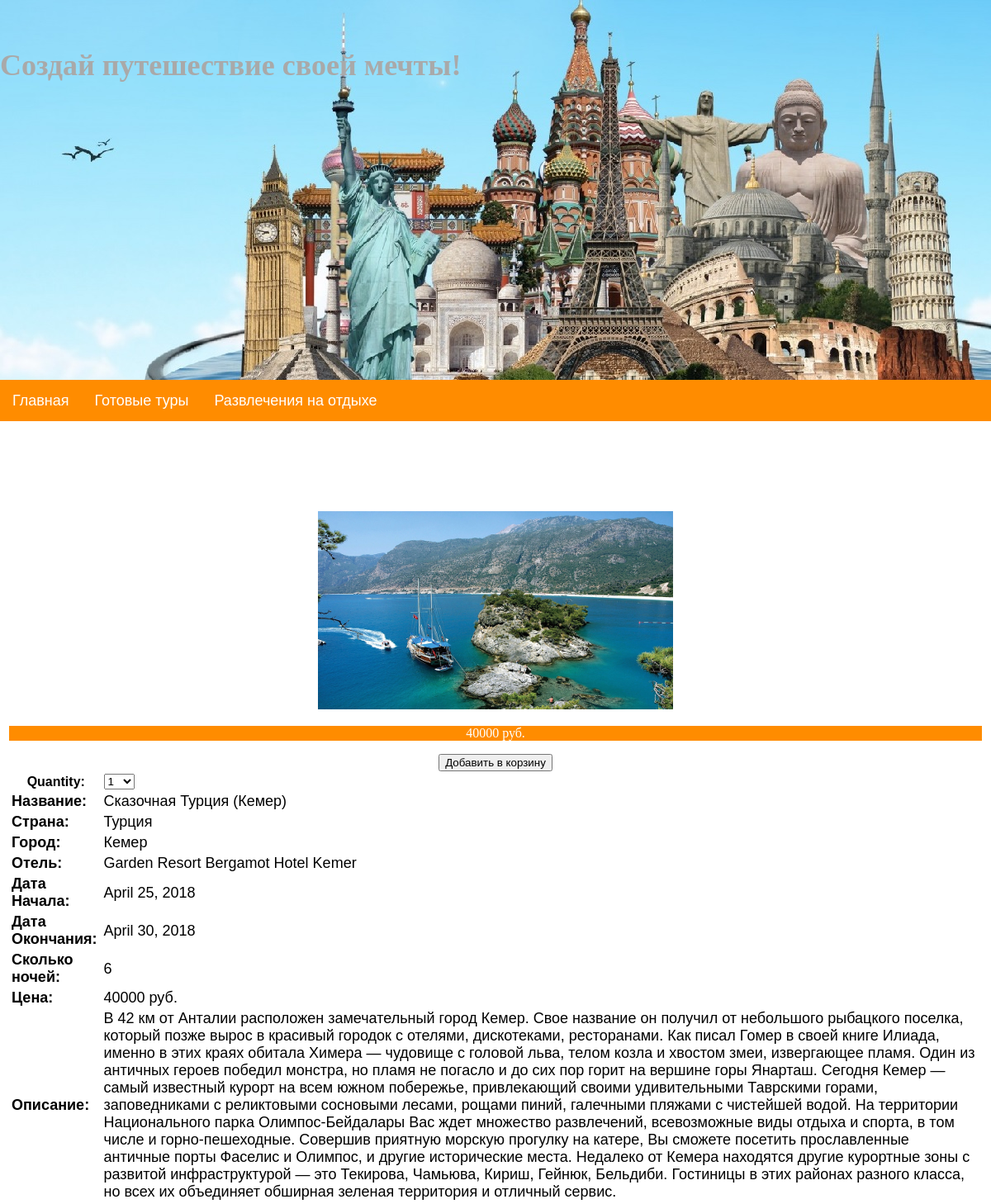
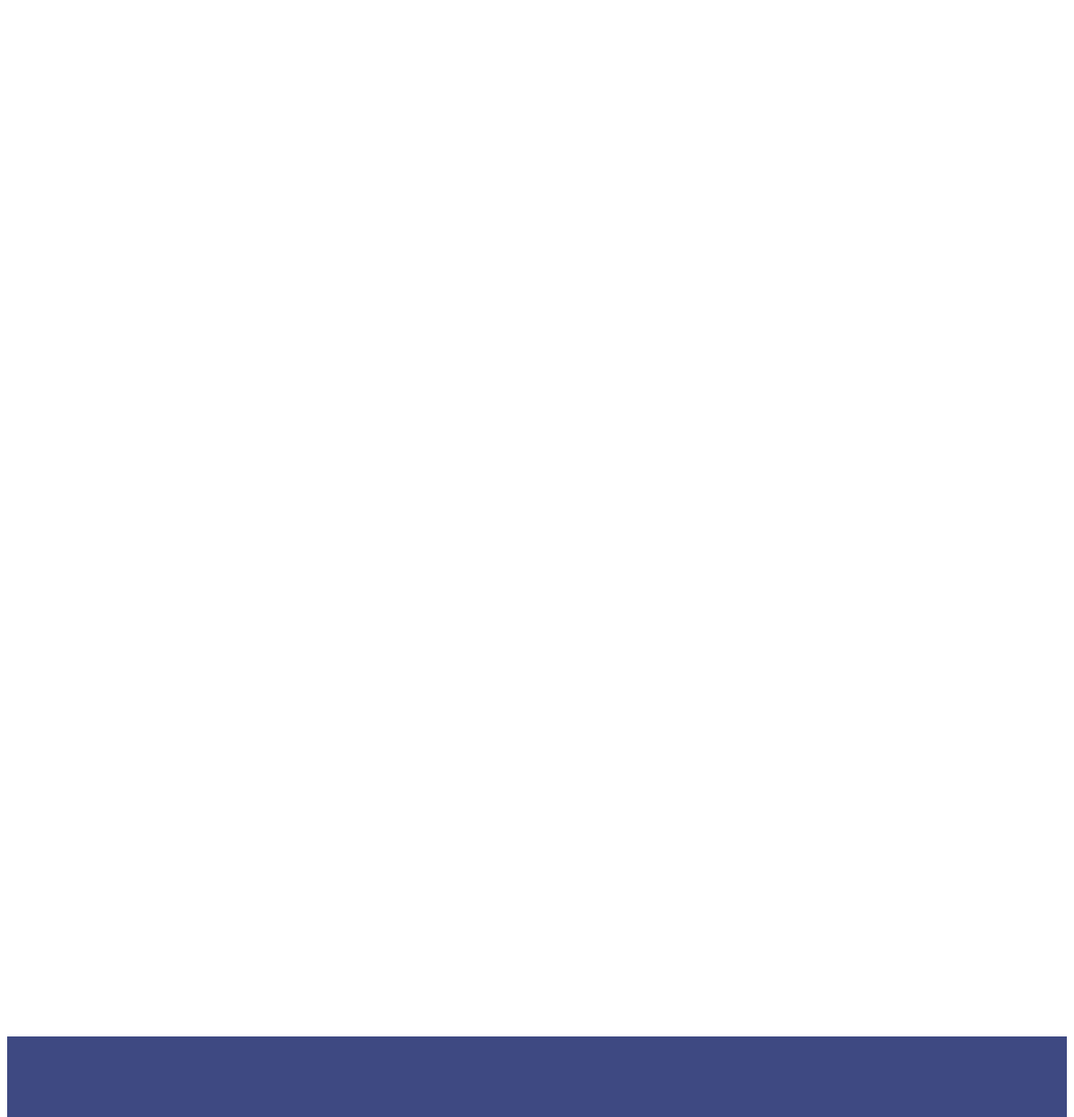
/5/kemer/, run on the app's committed database (2 pictures, top to bottom).
### catalog/models.py (models this page shows, shortened)
class Tour(models.Model):
    TourName = models.CharField(max_length=50)
    TourDateStart = models.DateField(auto_now=False, auto_now_add=False)
    TourDateEnd = models.DateField(auto_now=False, auto_now_add=False)
    TourDuration = models.IntegerField()
    ContactCount = models.IntegerField()
    PriceAdult = models.IntegerField()
    PriceChild = models.IntegerField()
    TourCountry = models.ForeignKey(Country,  on_delete = models.CASCADE,)
    TourCategory = models.ForeignKey(Category,  on_delete = models.CASCADE,)
    TourImage = models.ImageField(upload_to='media/catalog')
    Comments= models.TextField()
    slug = models.CharField(max_length=200)

class Country(models.Model):
    CountryName = models.CharField(max_length=50)
    def __str__(self):
        return   (self.CountryName)

class Point(models.Model):
    PointName = models.CharField(max_length=50)
    PointDuration = models.IntegerField()
    DateArrival = models.DateField(auto_now=False, auto_now_add=False)
    DateDeparture = models.DateField(auto_now=False, auto_now_add=False)
    PointCity = models.ForeignKey(City,  on_delete = models.CASCADE,)
    PointTour = models.ForeignKey(Tour,  on_delete = models.CASCADE,)
    PointHotel = models.ForeignKey(Hotel,  on_delete = models.CASCADE,)

class City(models.Model):
    CityName = models.CharField(max_length=50)
    def __str__(self):
        return  (self.CityName)

class Hotel(models.Model):
    HotelName = models.CharField(max_length=50)
    HotelStars = models.IntegerField()
    HotelFood = models.CharField(max_length=50)
    def __str__(self):
        return  (self.HotelName)

### catalog/views.py (the view)
# urls.py: url(r'^(?P<id>\d+)/(?P<slug>[-\w]+)/$', views.ProductDetail, name='detail'),
def ProductDetail(request, id, slug):
    tour = get_object_or_404(Tour, id=id, slug=slug)
    point = get_object_or_404(Point, PointTour=tour)
    cart_product_form = CartAddProductForm()
    return render(request, 'catalog/detail.html', {'tour': tour, 'point': point,
                                                   'cart_product_form': cart_product_form })

### cart/forms.py
class CartAddProductForm(forms.Form):
    quantity = forms.TypedChoiceField(choices=PRODUCT_QUANTITY_CHOICES, coerce=int)
    update = forms.BooleanField(required=False, initial=False, widget=forms.HiddenInput)

### catalog/templates/catalog/detail.html (shortened to what this page needs)
{% extends "catalog/base.html" %}
{% block content %}
  <div id = "content">
     <table border="0" align="center" width="100%" >
         <tr>
            <td align="center" width="50%" ><img height="240" width="430" src="{{tour.TourImage.url}}">
     <table align="left" style='font-family:"Arial"' >
         <form  action="{% url 'cart:CartAdd' tour.id %}" method="post">
             <p style='text-decoration: none;  text-decoration: none; background:#FF8C00; color:#fff;'>{{ tour.PriceAdult}} руб.</p>
              {{ cart_product_form }}
              <input type="submit" value="Добавить в корзину">
             </form>
            <tr><td align="left"><font size=4><b>Название: </b></font></td>
            <td><font size=4>{{ tour.TourName }}</font></td></tr>
            <tr ><td  align="left" ><font size=4><b>Страна: </b></font></td>
            <td><font size=4>{{tour.TourCountry}}</font></td></tr>
            <tr ><td style='text-decoration: none;'align="left" ><font size=4><b>Город: </b></font></td>
            <td><font size=4>{{point.PointCity}}</font></td></tr>
            <tr ><td style='text-decoration: none;'align="left" ><font size=4><b>Отель: </b></font></td>
            <td><font size=4>{{point.PointHotel}}</font></td></tr>
            <tr class="tablefont"><td align="left"><font size=4><b>Дата Начала: </b></font></td>
            <td> <font size=4>{{tour.TourDateStart}}</font></td></tr>
	        <tr class="tablefont"><td align="left"><font size=4><b>Дата Окончания: </b></font></td>
            <td><font size=4>{{tour.TourDateEnd}}</font></td></tr>
	        <tr class="tablefont"><td align="left"><font size=4><b>Сколько ночей: </b></font></td>
            <td><font size=4>{{tour.TourDuration}}</font></td></tr>
	        <tr class="tablefont"><td align="left"><font size=4><b>Цена: </b></font></td>
            <td><font size=4>{{tour.PriceAdult}} руб.</font></td></tr>
             <tr class="tablefont"><td align="left"><font size=4><b>Описание: </b></font></td>
             <td><font size=4>{{tour.Comments}}</font></td></tr>
   </table>
   </td>
   </tr>
   </table>
      {% endblock %}

### static/style.css (style rules this page uses)
#content { position:relative; top:590px; height: 2000px; }

### data on the page
Tour: TourImage (picture), PriceAdult "40000", TourName "Сказочная Турция (Кемер)", TourCountry "Турция", TourDateStart "April 25, 2018", TourDateEnd "April 30, 2018", TourDuration "6", Comments "В 42 км от Анталии расположен замечательный город Кемер. Свое название он получил от небольшого рыбацкого поселка, который позже вырос в красивый городок с отелями, дискотеками, ресторанами. Как писал Гомер в своей книге Илиада, именно в этих краях обитала Химера — чудовище с головой льва, телом козла и хвостом змеи, извергающее пламя. Один из античных героев победил монстра, но пламя не погасло и до сих пор горит на вершине горы Янарташ. Сегодня Кемер — самый известный курорт на всем южном побережье, привлекающий своими удивительными Таврскими горами, заповедниками с реликтовыми сосновыми лесами, рощами пиний, галечными пляжами с чистейшей водой. На территории Национального парка…"
Point: PointCity "Кемер", PointHotel "Garden Resort Bergamot Hotel Kemer"
